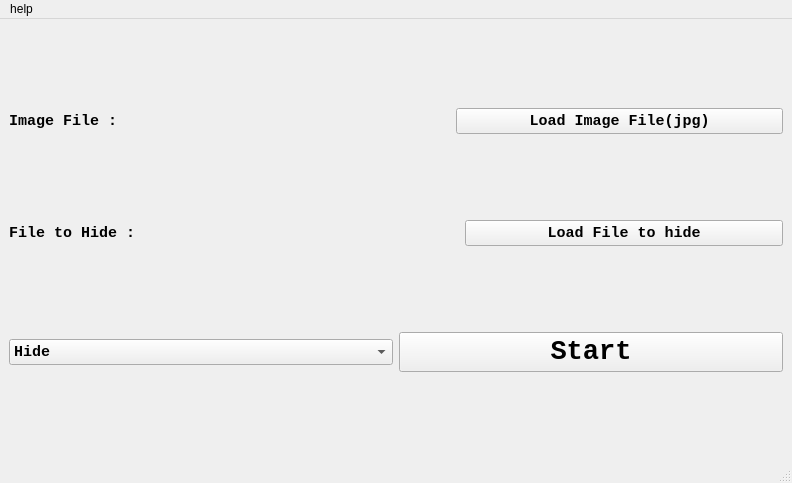
<?xml version="1.0" encoding="UTF-8"?>
<ui version="4.0">
 <class>MainWindow</class>
 <widget class="QMainWindow" name="MainWindow">
  <property name="geometry">
   <rect>
    <x>0</x>
    <y>0</y>
    <width>792</width>
    <height>483</height>
   </rect>
  </property>
  <property name="windowTitle">
   <string>Stepyno_by.30712omj 2019</string>
  </property>
  <property name="windowIcon">
   <iconset>
    <normaloff>icon.jpg</normaloff>icon.jpg</iconset>
  </property>
  <widget class="QWidget" name="centralwidget">
   <layout class="QVBoxLayout" name="verticalLayout">
    <item>
     <layout class="QHBoxLayout" name="horizontalLayout_5" stretch="0,1,1">
      <property name="spacing">
       <number>1</number>
      </property>
      <item alignment="Qt::AlignLeft">
       <widget class="QLabel" name="label_5">
        <property name="maximumSize">
         <size>
          <width>330</width>
          <height>207</height>
         </size>
        </property>
        <property name="font">
         <font>
          <family>Consolas</family>
          <pointsize>11</pointsize>
          <weight>75</weight>
          <bold>true</bold>
         </font>
        </property>
        <property name="text">
         <string>Image File : </string>
        </property>
       </widget>
      </item>
      <item>
       <widget class="QLabel" name="jpgLabel">
        <property name="font">
         <font>
          <family>Consolas</family>
          <pointsize>11</pointsize>
          <weight>50</weight>
          <bold>false</bold>
         </font>
        </property>
        <property name="text">
         <string/>
        </property>
       </widget>
      </item>
      <item>
       <widget class="QPushButton" name="fileButton_jpg">
        <property name="font">
         <font>
          <family>Consolas</family>
          <pointsize>11</pointsize>
          <weight>75</weight>
          <bold>true</bold>
         </font>
        </property>
        <property name="text">
         <string>Load Image File(jpg)</string>
        </property>
        <property name="autoDefault">
         <bool>false</bool>
        </property>
        <property name="default">
         <bool>false</bool>
        </property>
        <property name="flat">
         <bool>false</bool>
        </property>
       </widget>
      </item>
     </layout>
    </item>
    <item>
     <layout class="QHBoxLayout" name="horizontalLayout_6" stretch="0,1,1">
      <property name="spacing">
       <number>1</number>
      </property>
      <item alignment="Qt::AlignLeft">
       <widget class="QLabel" name="label_7">
        <property name="maximumSize">
         <size>
          <width>330</width>
          <height>207</height>
         </size>
        </property>
        <property name="font">
         <font>
          <family>Consolas</family>
          <pointsize>11</pointsize>
          <weight>75</weight>
          <bold>true</bold>
         </font>
        </property>
        <property name="text">
         <string>File to Hide : </string>
        </property>
       </widget>
      </item>
      <item>
       <widget class="QLabel" name="hideLabel">
        <property name="font">
         <font>
          <family>Consolas</family>
          <pointsize>11</pointsize>
          <weight>50</weight>
          <bold>false</bold>
         </font>
        </property>
        <property name="text">
         <string/>
        </property>
       </widget>
      </item>
      <item>
       <widget class="QPushButton" name="fileButton_hide">
        <property name="font">
         <font>
          <family>Consolas</family>
          <pointsize>11</pointsize>
          <weight>75</weight>
          <bold>true</bold>
         </font>
        </property>
        <property name="text">
         <string>Load File to hide</string>
        </property>
        <property name="flat">
         <bool>false</bool>
        </property>
       </widget>
      </item>
     </layout>
    </item>
    <item>
     <layout class="QHBoxLayout" name="horizontalLayout_4">
      <item>
       <widget class="QComboBox" name="comboBox">
        <property name="font">
         <font>
          <family>Consolas</family>
          <pointsize>11</pointsize>
          <weight>75</weight>
          <bold>true</bold>
         </font>
        </property>
        <item>
         <property name="text">
          <string>Hide</string>
         </property>
        </item>
        <item>
         <property name="text">
          <string>Extract Hidden File</string>
         </property>
        </item>
       </widget>
      </item>
      <item>
       <widget class="QPushButton" name="startButton">
        <property name="font">
         <font>
          <family>Consolas</family>
          <pointsize>20</pointsize>
          <weight>75</weight>
          <bold>true</bold>
         </font>
        </property>
        <property name="text">
         <string>Start</string>
        </property>
       </widget>
      </item>
     </layout>
    </item>
   </layout>
  </widget>
  <widget class="QMenuBar" name="menubar">
   <property name="geometry">
    <rect>
     <x>0</x>
     <y>0</y>
     <width>792</width>
     <height>26</height>
    </rect>
   </property>
   <widget class="QMenu" name="menuhelp">
    <property name="title">
     <string>help</string>
    </property>
    <addaction name="actionInstruction"/>
   </widget>
   <addaction name="menuhelp"/>
  </widget>
  <widget class="QStatusBar" name="statusbar"/>
  <action name="actionsaving_route">
   <property name="text">
    <string>saving route</string>
   </property>
  </action>
  <action name="actionSaving_route">
   <property name="text">
    <string>Saving route</string>
   </property>
  </action>
  <action name="actionInstruction">
   <property name="text">
    <string>Instruction</string>
   </property>
  </action>
 </widget>
 <resources/>
 <connections/>
</ui>
